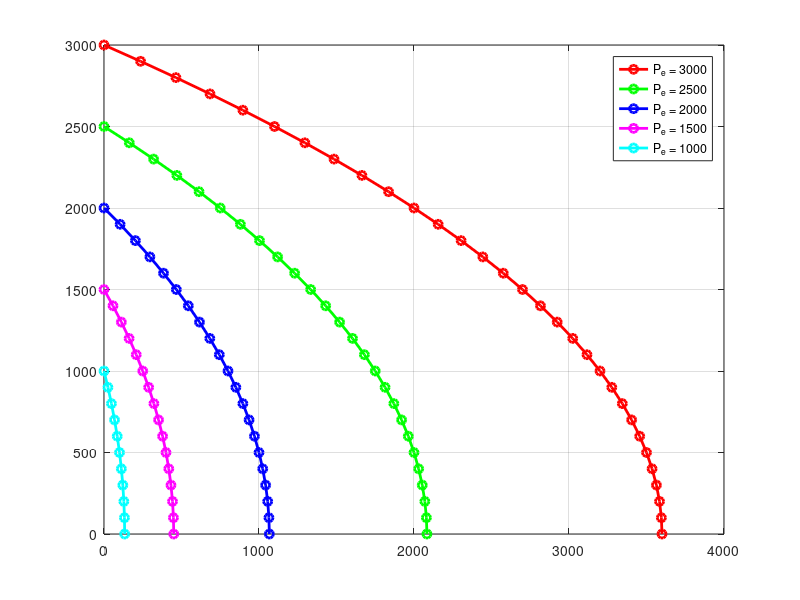

Write MATLAB code to recreate this figure.
%Behrad Bolkhari     Student Number:9919653       Dr Mahdi Imanian
clc
clear
close all

Jp = 0.0004;

Pe = [3000 2500 2000 1500 1000];
C = {'-or','-og','-ob','-om','-oc'};

for i = 1:length(Pe)
    Pwf = Pe(i):-100:0;
    J = Jp*Pe(i)/3000;
    Q = J*(Pe(i)^2-Pwf.^2);
    plot(Q,Pwf,C{i},'linewidth',2)
    hold on
    grid on
end
legend('P_e = 3000','P_e = 2500','P_e = 2000','P_e = 1500','P_e = 1000')